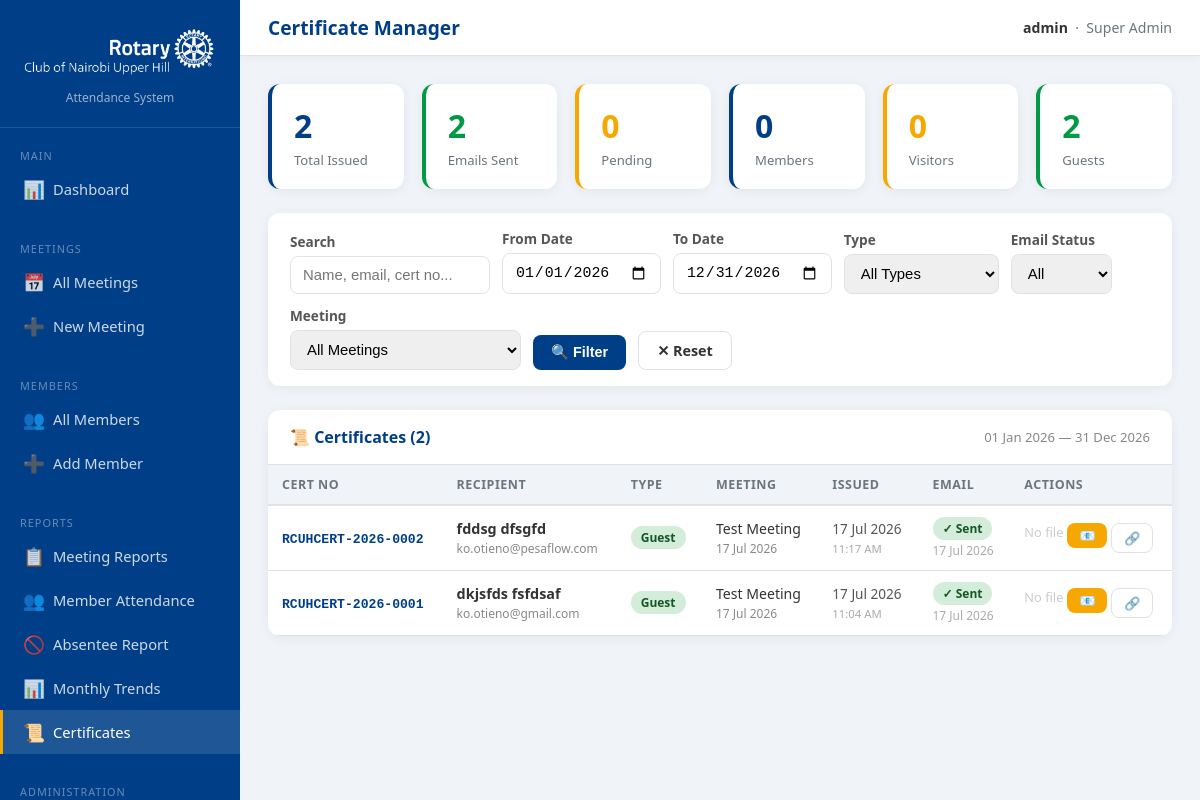
Screenshot of /admin/reports/certificates.php (signed in) with the database file from the repository.
### tables this page shows
CREATE TABLE `certificates` (
  `id` int UNSIGNED NOT NULL,
  `certificate_no` varchar(80) NOT NULL,
  `meeting_id` int UNSIGNED NOT NULL,
  `attendee_type` enum('Member','Visiting Rotarian','Guest') NOT NULL,
  `attendee_ref_id` int UNSIGNED NOT NULL,
  `recipient_name` varchar(200) NOT NULL,
  `recipient_email` varchar(150) NOT NULL,
  `issued_at` datetime NOT NULL DEFAULT CURRENT_TIMESTAMP,
  `file_path` varchar(255) DEFAULT NULL,
  `email_sent` tinyint(1) NOT NULL DEFAULT '0',
  `email_sent_at` datetime DEFAULT NULL,
  `email_error` text
);

CREATE TABLE `meetings` (
  `id` int UNSIGNED NOT NULL,
  `club_id` int UNSIGNED NOT NULL,
  `title` varchar(200) NOT NULL,
  `meeting_date` date NOT NULL,
  `start_time` time NOT NULL,
  `end_time` time DEFAULT NULL,
  `venue` varchar(255) DEFAULT NULL,
  `theme` varchar(255) DEFAULT NULL,
  `qr_token` varchar(100) NOT NULL,
  `qr_expires_at` datetime DEFAULT NULL,
  `status` enum('Scheduled','Open','Closed','Cancelled') NOT NULL DEFAULT 'Scheduled',
  `created_by` int UNSIGNED DEFAULT NULL,
  `created_at` timestamp NOT NULL DEFAULT CURRENT_TIMESTAMP,
  `updated_at` timestamp NOT NULL DEFAULT CURRENT_TIMESTAMP ON UPDATE CURRENT_TIMESTAMP
);

### admin/includes/role_guard.php (called while the page is built, shortened)
        <?php
function canManageMembers(): bool
{
    return in_array($_SESSION['admin_role'] ?? '', [
        'Super Admin', 'Secretary'
    ], true);
}

### admin/reports/certificates.php (the view, shortened to what this page needs)
<?php
require_once '../includes/role_guard.php';
$pdo       = getPDO();
$search    = trim($_GET['q']          ?? '');
$fromDate  =  $_GET['from_date']       ?? date('Y-01-01');
$toDate    =  $_GET['to_date']         ?? date('Y-12-31');
$where  = ['m.meeting_date BETWEEN ? AND ?'];
$params = [$fromDate,  $toDate];
$whereStr = implode(' AND ',  $where);
$stmt =  $pdo->prepare("
    SELECT c.*,
           m.title        AS meeting_title,
           m.meeting_date,
           cl.club_name
    FROM   certificates c
    JOIN   meetings m  ON m.id  = c.meeting_id
    JOIN   clubs    cl ON cl.id = m.club_id
    WHERE   $whereStr
    ORDER  BY c.issued_at DESC
");
$stmt->execute($params);
$certs =  $stmt->fetchAll();
$stats =  $pdo->query("
    SELECT
        COUNT(*)                    AS total,
        SUM(email_sent = 1)         AS sent,
        SUM(email_sent = 0)         AS pending,
        SUM(attendee_type='Member') AS members,
        SUM(attendee_type='Visiting Rotarian') AS visitors,
        SUM(attendee_type='Guest')  AS guests
    FROM certificates
")->fetch();
require_once '../includes/layout_top.php';
?>
<div class="stats-grid"
     style="grid-template-columns:repeat(6,1fr); margin-bottom:24px;">
    <div class="stat-card">
        <div class="val"><?= number_format($stats['total']) ?></div>
        <div class="lbl">Total Issued</div>
    </div>
    <div class="stat-card green">
        <div class="val"><?= number_format($stats['sent'] ?? 0) ?></div>
        <div class="lbl">Emails Sent</div>
    </div>
    <div class="stat-card gold">
        <div class="val"><?= number_format($stats['pending'] ?? 0) ?></div>
        <div class="lbl">Pending</div>
    </div>
    <div class="stat-card">
        <div class="val"><?= number_format($stats['members'] ?? 0) ?></div>
        <div class="lbl">Members</div>
    </div>
    <div class="stat-card gold">
        <div class="val"><?= number_format($stats['visitors'] ?? 0) ?></div>
        <div class="lbl">Visitors</div>
    </div>
    <div class="stat-card green">
        <div class="val"><?= number_format($stats['guests'] ?? 0) ?></div>
        <div class="lbl">Guests</div>
    </div>
</div>
<div class="card mb-4">
    <div class="card-body" style="padding:16px 22px;">
        <form method="GET"
              style="display:flex; gap:12px; align-items:flex-end; flex-wrap:wrap;">
            <div class="form-group" style="margin:0;">
                <label>Search</label>
                <input type="text" name="q"
                       value="<?= htmlspecialchars($search) ?>"
                       placeholder="Name, email, cert no..."
                       style="width:200px;">
            </div>
            <div class="form-group" style="margin:0;">
                <label>From Date</label>
                <input type="date" name="from_date"
                       value="<?= htmlspecialchars($fromDate) ?>">
            </div>
            <div class="form-group" style="margin:0;">
                <label>To Date</label>
                <input type="date" name="to_date"
                       value="<?= htmlspecialchars($toDate) ?>">
            </div>
            <div class="form-group" style="margin:0;">
                <label>Type</label>
                <select name="type">
                    <option value="">All Types</option>
                </select>
            </div>
            <div class="form-group" style="margin:0;">
                <label>Email Status</label>
                <select name="email_sent">
                    <option value="">All</option>
                </select>
            </div>
            <div class="form-group" style="margin:0;">
                <label>Meeting</label>
                <select name="meeting_id">
                    <option value="0">All Meetings</option>
                </select>
            </div>
            <button type="submit" class="btn btn-primary">🔍 Filter</button>
            <a href="certificates.php" class="btn btn-outline">✕ Reset</a>
        </form>
    </div>
</div>
<div class="card">
    <div class="card-header">
        <h2>📜 Certificates (<?= count($certs) ?>)</h2>
        <span style="font-size:0.82rem; color:#888;">
            <?= date('d M Y', strtotime($fromDate)) ?> —
            <?= date('d M Y', strtotime($toDate)) ?>
        </span>
    </div>
    <div class="table-wrap">
        <table>
            <thead>
                <tr>
                    <th>Cert No</th>
                    <th>Recipient</th>
                    <th>Type</th>
                    <th>Meeting</th>
                    <th>Issued</th>
                    <th>Email</th>
                    <th>Actions</th>
                </tr>
            </thead>
            <tbody>
            <?php if (empty($certs)): ?>
                <tr>
                    <td colspan="7"
                        style="text-align:center; color:#999; padding:30px;">
                        No certificates found for the selected filters.
                    </td>
                </tr>
            <?php else: ?>
                <?php
                 $typeBadge = [
                    'Member'            => 'badge-blue',
                    'Visiting Rotarian' => 'badge-gold',
                    'Guest'             => 'badge-green',
                ];
                foreach ($certs as  $c):
                     $fileExists = !empty($c['file_path'])
                                  && file_exists($c['file_path']);
                ?>
                <tr>
                    <td>
                        <span style="font-family:monospace; font-size:0.82rem;
                                     color:#003f87; font-weight:600;">
                            <?= htmlspecialchars($c['certificate_no']) ?>
                        </span>
                    </td>
                    <td>
                        <strong>
                            <?= htmlspecialchars($c['recipient_name']) ?>
                        </strong><br>
                        <small style="color:#888;">
                            <?= htmlspecialchars($c['recipient_email']) ?>
                        </small>
                    </td>
                    <td>
                        <span class="badge <?=  $typeBadge[$c['attendee_type']]
                            ?? 'badge-gray' ?>">
                            <?= htmlspecialchars($c['attendee_type']) ?>
                        </span>
                    </td>
                    <td>
                        <span style="font-size:0.88rem;">
                            <?= htmlspecialchars($c['meeting_title']) ?>
                        </span><br>
                        <small style="color:#888;">
                            <?= date('d M Y',
                                strtotime($c['meeting_date'])) ?>
                        </small>
                    </td>
                    <td style="font-size:0.85rem; color:#555;">
                        <?= date('d M Y', strtotime($c['issued_at'])) ?><br>
                        <small style="color:#aaa;">
                            <?= date('h:i A', strtotime($c['issued_at'])) ?>
                        </small>
                    </td>
                    <td>
                        <?php if ($c['email_sent']): ?>
                            <span class="badge badge-green">✓ Sent</span><br>
                            <small style="color:#aaa; font-size:0.75rem;">
                                <?= date('d M Y',
                                    strtotime($c['email_sent_at'])) ?>
                            </small>
                        <?php endif; ?>
                    </td>
                    <td>
                        <div class="actions" style="flex-wrap:wrap; gap:4px;">
                            <?php if ($fileExists): ?>
                                <a href="<?= APP_URL . '/download_certificate.php?no=' . urlencode($c['certificate_no']) . '&view=1' ?>"
                                target="_blank"
                                class="btn btn-outline btn-sm"
                                title="View PDF">
                                    👁
                                </a>
                                <a href="<?= APP_URL . '/download_certificate.php?no=' . urlencode($c['certificate_no']) ?>"
                                class="btn btn-primary btn-sm"
                                title="Download PDF">
                                    ⬇️
                                </a>
                            <?php else: ?>
                                <span style="color:#ccc; font-size:0.8rem;">
                                    No file
                                </span>
                            <?php endif; ?>
                            <?php if (canManageMembers()): ?>
                                <form method="POST" style="display:inline;">
                                    <button name="resend_cert"
                                            class="btn btn-gold btn-sm"
                                            title="Resend email"
                                            onclick="return confirm(
                                                'Resend certificate to <?= htmlspecialchars(
                                                     $c['recipient_email']) ?>?')">
                                        📧
                                    </button>
                                </form>
                            <?php endif; ?>
                            <a href="<?= APP_URL . '/certificate.php?no=' . urlencode($c['certificate_no']) ?>"
                                target="_blank"
                                class="btn btn-outline btn-sm"
                                title="Public verify link">
                                    🔗
                                </a>
                        </div>
                    </td>
                </tr>
                <?php endforeach; ?>
            <?php endif; ?>
            </tbody>
        </table>
    </div>
</div>
<?php require_once '../includes/layout_bottom.php'; ?>

### admin/includes/layout_top.php (style rules this page uses)
*, *::before, *::after { box-sizing: border-box; margin: 0; padding: 0; }
:root { --blue: #003f87; --gold: #f7a800; --green: #009a44; --red: #c0392b; --light: #f0f4f8; --white: #ffffff; --text: #333333; --muted: #6c757d; --border: #dee2e6; --sidebar-w: 240px; }
body { font-family: 'Segoe UI', sans-serif; background: var(--light); color: var(--text); display: flex; min-height: 100vh; }
.card { background: var(--white); border-radius: 12px; box-shadow: 0 2px 12px rgba(0,0,0,0.06); overflow: hidden; }
.card-header { padding: 16px 22px; border-bottom: 1px solid var(--border); display: flex; align-items: center; justify-content: space-between; }
.card-header h2 { font-size: 1rem; color: var(--blue); }
.card-body { padding: 22px; }
.stats-grid { display: grid; grid-template-columns: repeat(auto-fit, minmax(180px,1fr)); gap: 18px; margin-bottom: 28px; }
.stat-card { background: var(--white); border-radius: 12px; padding: 20px 22px; box-shadow: 0 2px 12px rgba(0,0,0,0.06); border-left: 4px solid var(--blue); }
.stat-card.gold { border-left-color: var(--gold); }
.stat-card.green { border-left-color: var(--green); }
.stat-card .val { font-size: 2rem; font-weight: 800; color: var(--blue); }
.stat-card.gold .val { color: var(--gold); }
.stat-card.green .val { color: var(--green); }
.stat-card .lbl { font-size: 0.82rem; color: var(--muted); margin-top: 4px; }
.btn { display: inline-flex; align-items: center; gap: 6px; padding: 9px 18px; border-radius: 8px; font-size: 0.9rem; font-weight: 600; cursor: pointer; border: none; text-decoration: none; transition: opacity 0.2s; }
.btn-primary { background: var(--blue); color: #fff; }
.btn-gold { background: var(--gold); color: #fff; }
.btn-outline { background: transparent; border: 1.5px solid var(--border); color: var(--text); }
.btn-sm { padding: 5px 12px; font-size: 0.8rem; }
.table-wrap { overflow-x: auto; }
table { width: 100%; border-collapse: collapse; font-size: 0.9rem; }
thead th { background: var(--light); padding: 11px 14px; text-align: left; font-size: 0.78rem; text-transform: uppercase; letter-spacing: 0.5px; color: var(--muted); border-bottom: 2px solid var(--border); }
tbody tr { border-bottom: 1px solid var(--border); transition: background 0.1s; }
tbody td { padding: 11px 14px; vertical-align: middle; }
.badge { display: inline-block; padding: 3px 10px; border-radius: 20px; font-size: 0.75rem; font-weight: 600; }
.badge-green { background: #d4edda; color: #155724; }
.form-group { display: flex; flex-direction: column; gap: 5px; }
label { font-size: 0.85rem; font-weight: 600; color: #555; }
input[type=text], input[type=email], input[type=tel], input[type=date], input[type=time], input[type=password], select, textarea { padding: 10px 12px; border: 1.5px solid var(--border); border-radius: 8px; font-size: 0.93rem; width: 100%; transition: border-color 0.2s; }
.mb-4 { margin-bottom: 24px; }
.actions { display: flex; gap: 6px; }

### rows the page displays
certificates: certificate_no "RCUHCERT-2026-0002", recipient_name "fddsg dfsgfd", recipient_email "ko.otieno@pesaflow.com", attendee_type "Guest", meeting.title "Test Meeting", meeting.meeting_date "17 Jul 2026", issued_at "17 Jul 2026", issued_at "11:17 AM", email_sent_at "17 Jul 2026", shows "No file"
certificates: certificate_no "RCUHCERT-2026-0001", recipient_name "dkjsfds fsfdsaf", recipient_email "ko.otieno@gmail.com", attendee_type "Guest", meeting.title "Test Meeting", meeting.meeting_date "17 Jul 2026", issued_at "17 Jul 2026", issued_at "11:04 AM", email_sent_at "17 Jul 2026", shows "No file"

### other values shown
$pageTitle "Certificate Manager"
$_SESSION['admin_username'] "admin"
$_SESSION['admin_role'] "Super Admin"
$stats['total'] "2"
$stats['sent'] "2"
$stats['pending'] "0"
$stats['members'] "0"
$stats['visitors'] "0"
$stats['guests'] "2"
count($certs) "2"
